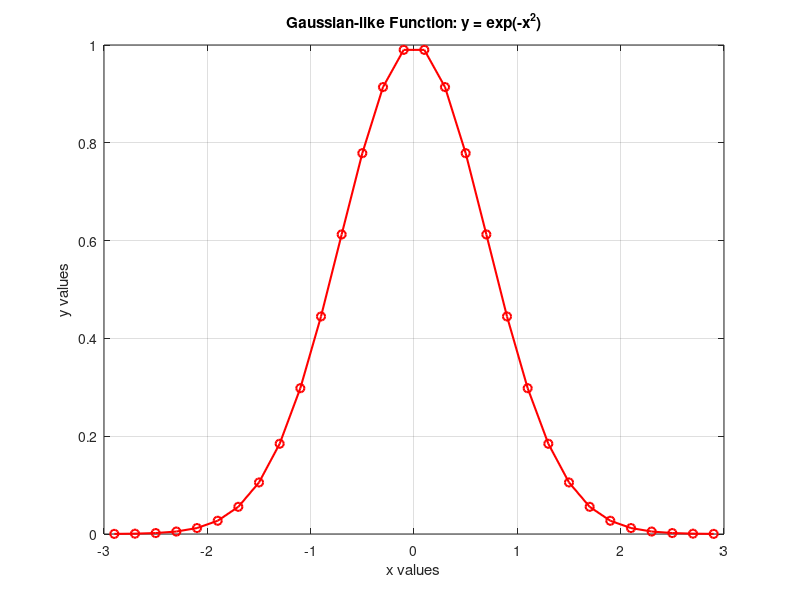

This chart was generated by the following MATLAB code:
% Define the domain and calculate function values
x = -2.9:0.2:2.9;
y = exp(-x.^2); % Element-wise power

% Create plot
plot(x, y, 'r-o', 'LineWidth', 1.5); % 'r-o' adds a red line with circular markers

% Add labels, grid, and title
title('Gaussian-like Function: y = exp(-x^2)');
xlabel('x values');
ylabel('y values');
grid on;
